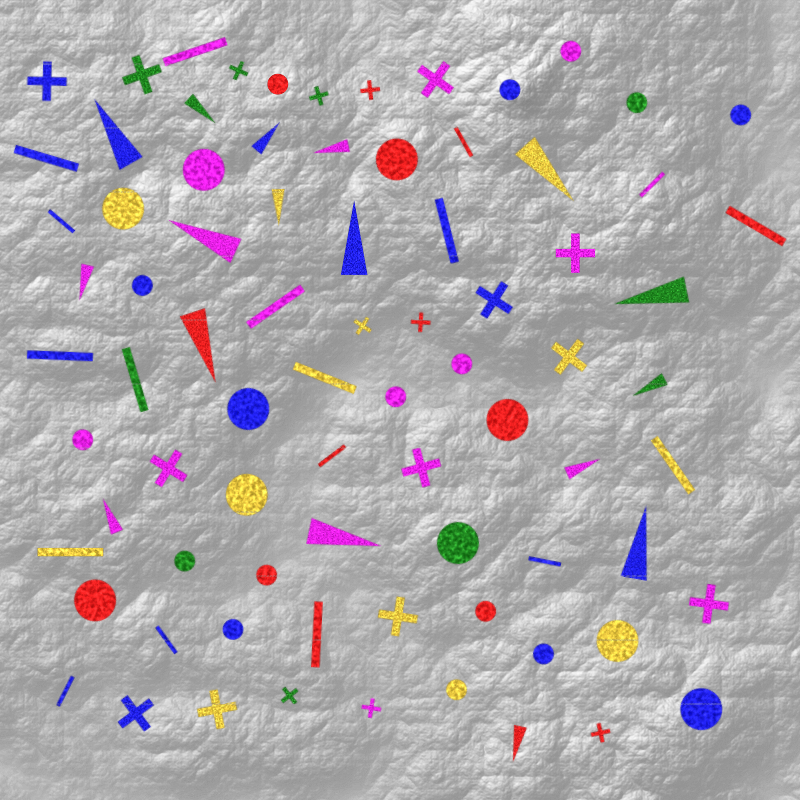
#> input picture hw4/src/shapes.png, 800 x 800 px
$ python shape_finder.py shapes.png large red circle
#> lines starting #> are read from the running program, lines starting #| are printed output that depends on the picture; after the words box and inside, x2 and y2 are one past the last pixel; in counts of white or black regions, pixels touching at a corner belong together
#> further down, im is the input picture: shape (800, 800, 3); mean B, G, R 173.6, 169.7, 174.9
import numpy as np
import cv2 as cv
import os
from typing import Optional, NamedTuple
from enum import Enum


class Size(Enum):
    LARGE = "large"
    SMALL = "small"

    def __str__(self):
        return self.value


class Color(Enum):
    RED = "red"
    YELLOW = "yellow"
    GREEN = "green"
    CYAN = "cyan"
    BLUE = "blue"
    MAGENTA = "magenta"

    def __str__(self):
        return self.value


class Shape(Enum):
    CIRCLE = "circle"
    WEDGE = "wedge"
    RECTANGLE = "rectangle"
    CROSS = "cross"

    def __str__(self):
        return self.value


class ShapeInfo(NamedTuple):
    centroid_xy: tuple[float, float]
    area: float
    color: Color
    shape: Shape


COLOR_TO_HUE_LOOKUP = dict(zip(Color, [0, 30, 60, 90, 120, 150]))
MIN_AREA = 10
HUE_TOLERANCE = 10


def otsu_threshold(counts: np.ndarray, bins: Optional[np.ndarray] = None) -> float:
    """Given a histogram (a numpy array where counts[i] is # of values where x=bins[i]) return
    the threshold that minimizes intra-class variance using Otsu's method. If 'bins' is provided,
    then the x-coordinate of counts[i] is set by bins[i]. Otherwise, it is assumed that the
    x-coordinates are 0, 1, 2, ..., len(counts)-1. If provided, 'bins' must be sorted in
    ascending order and have the same length as 'counts'.

    Note: For didactic purposes, this function uses numpy only and does not rely on OpenCV.
    """
    if bins is not None:
        if not len(counts) == len(bins):
            raise ValueError("bins must have the same length as counts")
        if not np.all(bins[:-1] <= bins[1:]):
            raise ValueError("bins must be sorted in ascending order")
    else:
        bins = np.arange(len(counts))

    def variance_helper(bins_: np.ndarray, counts_: np.ndarray) -> float:
        n = np.sum(counts_)
        if n == 0:
            return 0
        mu = np.dot(bins_, counts_) / n
        return np.dot(counts_, (bins_ - mu) ** 2) / n

    # Test possible thresholds, which are all midpoints between adjacent bins
    possible_thresholds = (bins[:-1] + bins[1:]) / 2
    lowest_variance, best_threshold = float("inf"), 0
    for i, th in enumerate(possible_thresholds):
        variance_left = variance_helper(bins[: i + 1], counts[: i + 1])
        variance_right = variance_helper(bins[i + 1 :], counts[i + 1 :])
        total_variance = variance_left + variance_right
        if total_variance < lowest_variance:
            lowest_variance, best_threshold = total_variance, th
    return best_threshold


def roundedness(moments: dict[str, float]) -> float:
    """Given the moments of a shape, return the roundedness of the shape.

    Note: Uses central moments 'mu20', 'mu02', and 'mu11' to compute covariance and
    calculate the ratio of standard deviations along principal axes of the shape.
    """
    # Build the covariance matrix
    covariance = np.array([[moments["mu20"], moments["mu11"]], [moments["mu11"], moments["mu02"]]])

    # Calculate eigenvalues (variances) of the covariance matrix
    eigenvalues = np.linalg.eigvalsh(covariance)

    # The roundedness is the ratio of the smallest to the largest standard deviation
    stdevs = np.sqrt(eigenvalues)

    # Return the ratio of the smallest standard deviation to the largest
    return min(stdevs) / max(stdevs)


def threshold_on_hue(image: np.ndarray, color: Color, hue_tolerance: int = 10) -> np.ndarray:
    """The job of this function is to convert the image to binary form, where the shapes of a
    particular color are 1 and the background is 0. By 'color' we mean that the hue of a pixel is
    equal to the hue named by the given color string, plus or minus hue_tolerance. This is done
    by thresholding the image, and applying some morphological operations to clean up the result.
    """

    # Convert to HSV
    bgr_image = cv.cvtColor(image, cv.COLOR_RGB2BGR)
    hsv = cv.cvtColor(bgr_image, cv.COLOR_RGB2HSV)

    # Choose a saturation threshold using Otsu's method so that we select only the most saturated
    # pixels as ones.
    saturation_hist = cv.calcHist([hsv], [1], None, [256], [0, 256]).astype(np.int32).ravel()
    saturation_lo, saturation_hi = otsu_threshold(saturation_hist), 255

    # Any value
    value_lo, value_hi = 0, 255

    # The hue range will be set by the color plus or minus hue_tolerance. Because hues wrap around
    # at 0 and 180, it's possible that we try to keep a range like (175 ± 10), which really means
    # both ranges (165 to 180) and (0 to 5). To handle this 'wrapping around' behavior, shift all
    # the hue values so that the reference hue is in the middle of the hue range (90), and all hues
    # are in (0, 180). Then we can do a single thresholding operation on 90 ± hue_tolerance.
    reference_hue = COLOR_TO_HUE_LOOKUP[color]
    hsv[:, :, 0] = ((hsv[:, :, 0].astype(int) - reference_hue + 90) % 180).astype(np.uint8)

    # Do thresholding.
    binary = cv.inRange(
        hsv,
        lowerb=(90 - hue_tolerance, saturation_lo, value_lo),
        upperb=(90 + hue_tolerance, saturation_hi, value_hi),
    )

    # Apply morphological operations to clean up the binary image
    kernel = cv.getStructuringElement(cv.MORPH_ELLIPSE, (6, 6))
    binary = cv.morphologyEx(binary, cv.MORPH_CLOSE, kernel)
    # cv.imshow(f"binary image of color {color}", binary)
    # cv.waitKey(0)
    return binary


def is_shape_symmetric(
    binary: np.ndarray, centroid_xy: tuple[float, float], threshold: float, rotation: float = 0.0
) -> bool:
    """Given a binary image, return True if the shape is symmetric about its centroid when rotated
    by 'rotation' degrees, and False otherwise. Symmetry is determined by calculating intersection
    over union of (1) the original shape with (2) the rotated shape.
    """
    rot = cv.getRotationMatrix2D(centroid_xy, rotation, 1)
    flipped = cv.warpAffine(binary, rot, binary.shape)
    intersection = np.sum(binary & flipped)
    union = np.sum(binary | flipped)
    return intersection / union > threshold


def identify_single_shape(binary: np.ndarray) -> Shape:
    """Given a binary image that contains a single shape, return a string describing the shape, i.e.
    one of the SHAPE_OPTIONS shapes at the top of the file."""
    # Compute the moments of the shape and find its center of mass (AKA centroid)
    moments = cv.moments(binary)
    centroid_xy = (moments["m10"] / moments["m00"], moments["m01"] / moments["m00"])

    # First, we can distinguish between (rectangles and wedges) vs (circles and crosses) by looking
    # at the roundedness of the shape. If the roundedness is high, it's a circle or cross. If it's
    # low, it's a rectangle or wedge.
    if roundedness(moments) < 0.5:
        # If roundedness is low, it's a rectangle or wedge. We can distinguish between these two
        # by checking if the shape is symmetric about its centroid through 180-degree rotation. If
        # it is, it's a rectangle. Otherwise, it's a wedge.
        if is_shape_symmetric(binary, centroid_xy, threshold=0.6, rotation=180):
            return Shape.RECTANGLE
        else:
            return Shape.WEDGE
    else:
        # If roundedness is high, it's a circle or cross. Crosses are symmetric for rotations of
        # 90 degrees, but we can distinguish them from circles by checking if the shape is symmetric
        # through 45-degree rotation. If it is, it's a circle. Otherwise, it's a cross.
        if is_shape_symmetric(binary, centroid_xy, threshold=0.6, rotation=45):
            return Shape.CIRCLE
        else:
            return Shape.CROSS


def find_shapes(
    image: np.ndarray,
    size: Size,
    color: Color,
    shape: Shape,
) -> np.ndarray:
    """Find all locations (centroids) in the image where there is a shape of the specified
    size, color, and shape type. Return the (x,y) locations of these centroids as a numpy array
    of shape (N, 2) where N is the number of shapes found.
    """
    # Create binary images for all shapes of any color, indexed by color
    shapes_by_color = {}
    for c in Color:
        shapes_by_color[c] = threshold_on_hue(image, c, hue_tolerance=HUE_TOLERANCE)
#> this loop made 6 passes
#> pass 1, in threshold_on_hue, `binary = cv.inRange( hsv, lowerb=(90 - hue_tolerance, saturation_lo, v..`:
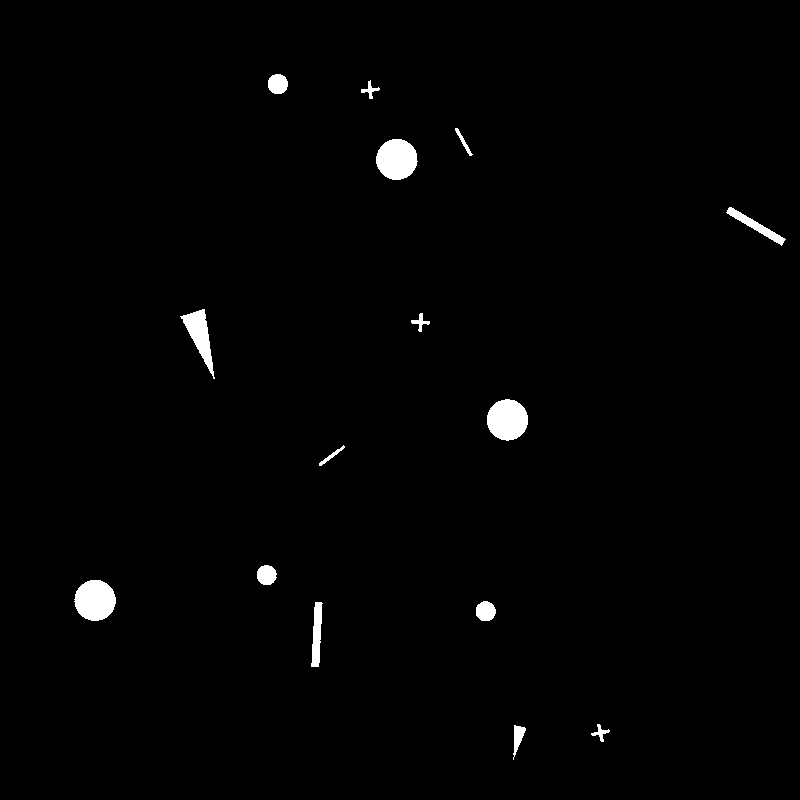
#> binary: shape (800, 800); 1.2% white; 15 white regions, largest, box (x1, y1, x2, y2) and area: (487, 399, 528, 441) 1337, (74, 580, 116, 621) 1334, (376, 139, 418, 180) 1332
#> pass 1, in threshold_on_hue, `binary = cv.morphologyEx(binary, cv.MORPH_CLOSE, kernel)`:
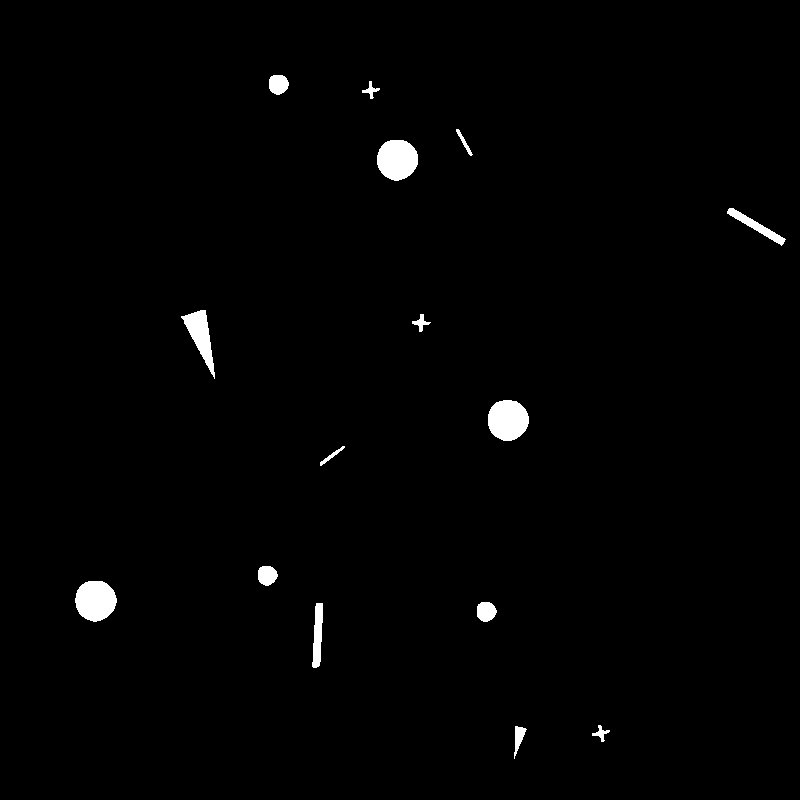
#> binary: shape (800, 800); 1.2% white; 15 white regions, largest, box (x1, y1, x2, y2) and area: (488, 400, 529, 441) 1331, (75, 581, 117, 622) 1329, (377, 140, 418, 181) 1327

    # Collect all ShapeInfo objects for all shapes of all colors
    shape_info: list[ShapeInfo] = []
    for c, binary_image in shapes_by_color.items():
        # Find all connected components
        num_labels, labels, stats, centroids = cv.connectedComponentsWithStats(binary_image)

        for i in range(1, num_labels):
            # Make a new temporary binary image with just the current shape
            shape_i_only = np.zeros_like(binary_image)
            shape_i_only[labels == i] = 255

            shape_info.append(
                ShapeInfo(
                    centroid_xy=tuple(centroids[i]),
                    area=stats[i, cv.CC_STAT_AREA].item(),
                    color=c,
                    shape=identify_single_shape(shape_i_only),
                )
            )
#> this loop made 6 passes
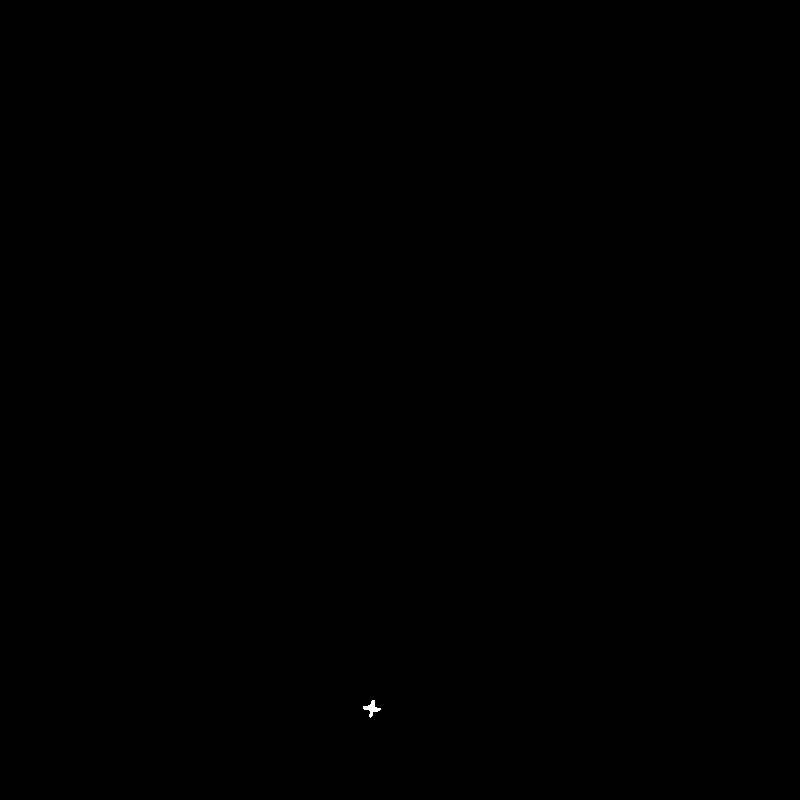
#> shape_i_only: shape (800, 800); 0.02% white; 1 white region, box (x1, y1, x2, y2) and area: (363, 700, 381, 718) 125

    # Filter out shapes that are not the type we're looking for
    shape_info = [s for s in shape_info if s.shape == shape]

    # Find a threshold that distinguishes 'small' from 'large' shapes
    areas, counts = np.unique([s.area for s in shape_info], return_counts=True)
    area_threshold = otsu_threshold(counts, bins=areas)

    # Filter out shapes that are the wrong color
    shape_info = [s for s in shape_info if s.color == color]

    # Filter out shapes that are the wrong size
    if size == Size.SMALL:
        shape_info = [s for s in shape_info if s.area < area_threshold]
    else:
        shape_info = [s for s in shape_info if s.area >= area_threshold]

    # Return the centroids of the remaining shapes
    return np.array([s.centroid_xy for s in shape_info])


def annotate_locations(image: np.ndarray, locs_xy: np.ndarray) -> np.ndarray:
    """Annotate the locations on the image by drawing circles on each (x,y) location"""
    annotated = image.copy()
    black, white, symbol_size = (0, 0, 0), (255, 255, 255), 8
    for x, y in locs_xy:
        x, y = int(x), int(y)
        cv.circle(annotated, (x, y), symbol_size, white, -1, cv.LINE_AA)
        cv.line(annotated, (x - symbol_size, y), (x + symbol_size, y), black, 1, cv.LINE_AA)
        cv.line(annotated, (x, y - symbol_size), (x, y + symbol_size), black, 1, cv.LINE_AA)
        cv.circle(annotated, (x, y), symbol_size, black, 1, cv.LINE_AA)
#> this loop made 3 passes
#> (x, y) on passes 1 to 3: (396.8, 159.3), (507.5, 419.7), (95.1, 600.2)
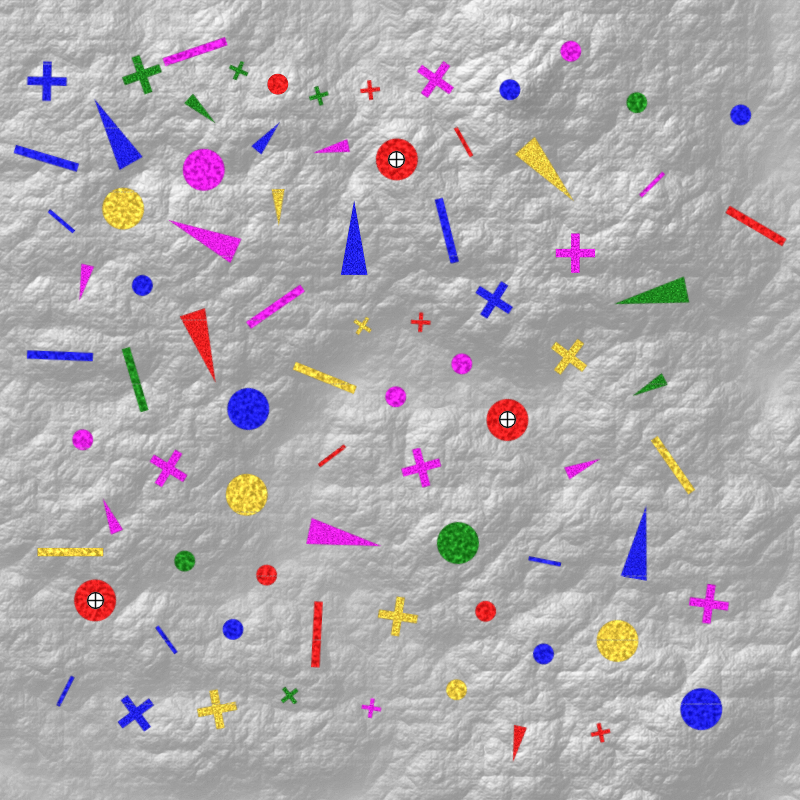
#> annotated: shape (800, 800, 3); 0.12% of pixels changed, all inside (x1, y1, x2, y2) = (86, 150, 517, 610)
    return annotated


if __name__ == "__main__":
    import argparse

    parser = argparse.ArgumentParser()
    parser.add_argument("image", help="Path to the image file")
    parser.add_argument(
        "size",
        help="Return large or small shapes?",
        type=Size,
        choices=list(Size),
    )
    parser.add_argument(
        "color",
        help="Return shapes of a specific color?",
        type=Color,
        choices=list(Color),
    )
    parser.add_argument(
        "shape",
        help="Return shapes of a specific type?",
        type=Shape,
        choices=list(Shape),
    )
    parser.add_argument("--min-area", type=int, default=10, help="Minimum area of a shape")
    parser.add_argument("--hue-tolerance", type=int, default=10, help="Hue tolerance")
    args = parser.parse_args()

    if not os.path.exists(args.image):
        raise FileNotFoundError(f"File not found: {args.image}")

    # Load the image
    im = cv.imread(args.image)

    # Find the shapes
    locations = find_shapes(
        im,
        args.size,
        args.color,
        args.shape,
    )
    description = f"Located {len(locations)} {args.size} {args.color} {args.shape}s"

    # Annotate the locations on the image and display it
    cv.imshow(description, annotate_locations(im, locations))
    cv.waitKey(0)
    cv.destroyAllWindows()

# [18 lines of commented-out code are left out]
